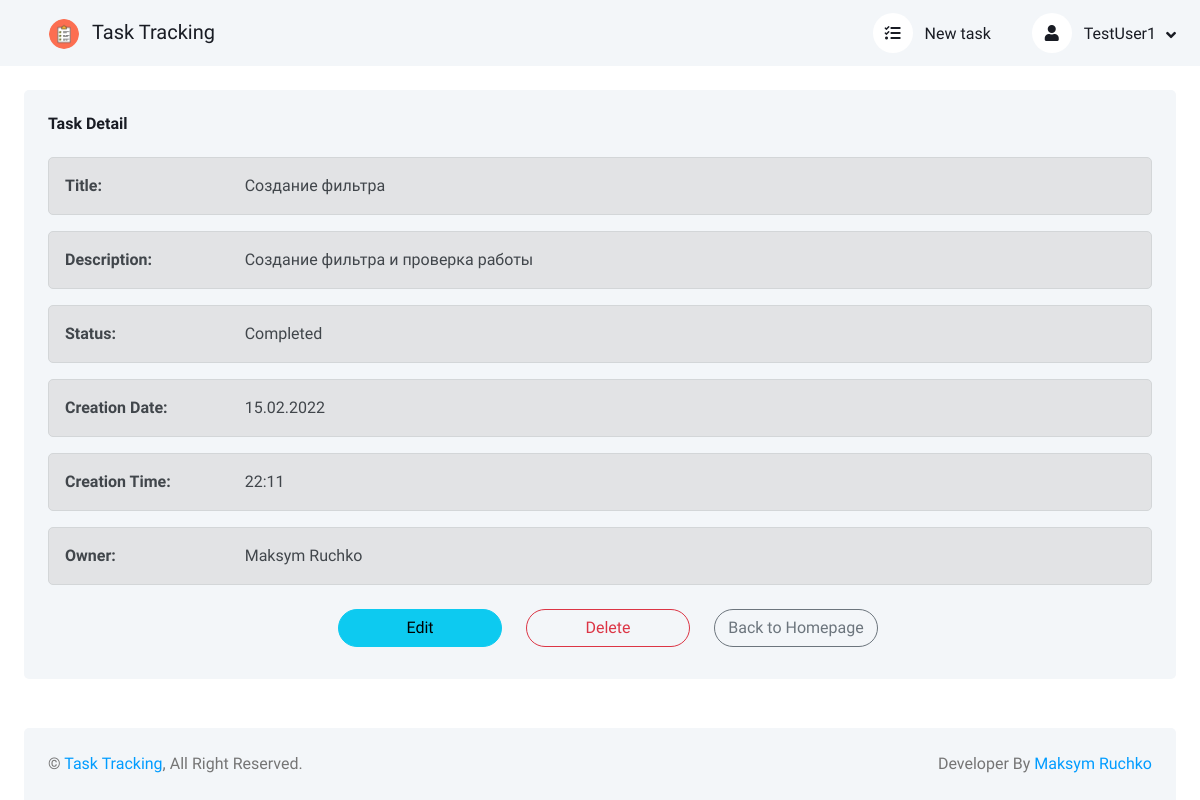
Page /task-3/ (signed in) on the committed database.
### users/models.py (models this page shows, shortened)
class CustomUser(AbstractUser):
    email = models.EmailField("E-mail", unique=True)
    username = models.CharField("Username", max_length=150, blank=True, null=True, unique=True)
    date_joined = models.DateTimeField("Date joined", default=timezone.now, blank=True, null=True)
    USERNAME_FIELD = 'email'
    REQUIRED_FIELDS = []
    objects = CustomUserManager()
    def get_absolute_url(self):
        return reverse('user_detail', kwargs={'user_name': str(self.username)})
    class Meta:
        verbose_name = 'User'
        verbose_name_plural = 'Users'
        ordering = ['id']

### tasks/models.py (models this page shows, shortened)
class Task(models.Model):
    NOT_COMPLETED = 'Not completed'
    COMPLETED = 'Сompleted'
    title = models.CharField('Title', max_length=150)
    description = models.TextField('Description')
    status = models.CharField(
        'Status',
        choices=[('not completed', NOT_COMPLETED), ('completed', COMPLETED), ],
        max_length=13,
    )
    creation_date = models.DateTimeField('Creation date', auto_now_add=True)
    owner = models.ForeignKey(
        get_user_model(),
        verbose_name='Owner',
        on_delete=models.CASCADE,
        blank=True,
        null=True,
    )
    class Meta:
        verbose_name = 'Task'
        verbose_name_plural = 'Tasks'

### tasks/views.py (the view)
# urls.py: path('task-<int:pk>/', TaskDetailView.as_view(), name='task_detail'),
class TaskDetailView(LoginRequiredMixin, DetailView):
    model = Task
    context_object_name = 'task_detail'
    template_name = 'tasks/task_detail.html'
    login_url = 'login'

### tasks/templates/tasks/task_detail.html (shortened to what this page needs)
{% extends 'base.html' %}
{% load static %}
{% block content %}
<div class="row g-4">
    <div class="col-sm-12 col-xl-12">
        <div class="bg-light rounded h-100 p-4">
            <h6 class="mb-4">Task Detail</h6>
            <div class="alert alert-secondary" role="alert">
                <div class="row g-2">
                    <div class="col-sm-12 col-xl-2">
                        <strong>Title:</strong>
                    </div>
                    <div class="col-sm-12 col-xl-10">
                        {{ task_detail.title }}
                    </div>
                </div>
            </div>
            <div class="alert alert-secondary" role="alert">
                <div class="row g-2">
                    <div class="col-sm-12 col-xl-2">
                        <strong>Description:</strong>
                    </div>
                    <div class="col-sm-12 col-xl-10">
                        {{ task_detail.description }}
                    </div>
                </div>
            </div>
            <div class="alert alert-secondary" role="alert">
                <div class="row g-2">
                    <div class="col-sm-12 col-xl-2">
                        <strong>Status:</strong>
                    </div>
                    <div class="col-sm-12 col-xl-10">
                        {{ task_detail.get_status_display }}
                    </div>
                </div>
            </div>
            <div class="alert alert-secondary" role="alert">
                <div class="row g-2">
                    <div class="col-sm-12 col-xl-2">
                        <strong>Creation Date:</strong>
                    </div>
                    <div class="col-sm-12 col-xl-10">
                        {{ task_detail.creation_date | date:"d.m.Y" }}
                    </div>
                </div>
            </div>
            <div class="alert alert-secondary" role="alert">
                <div class="row g-2">
                    <div class="col-sm-12 col-xl-2">
                        <strong>Creation Time:</strong>
                    </div>
                    <div class="col-sm-12 col-xl-10">
                        {{ task_detail.creation_date | date:"H:i" }}
                    </div>
                </div>
            </div>
            <div class="alert alert-secondary" role="alert">
                <div class="row g-2">
                    <div class="col-sm-12 col-xl-2">
                        <strong>Owner:</strong>
                    </div>
                    <div class="col-sm-12 col-xl-10">
                        {% if not task_detail.owner.first_name and not task_detail.owner.last_name %}
                        {{ task_detail.owner.username }}
                        {% else %}
                        {{ task_detail.owner.first_name }} {{ task_detail.owner.last_name }}
                        {% endif %}
                    </div>
                </div>
            </div>
            <div class="row form-floating justify-content-center">
                <div class="col-sm-4 col-xl-2">
                    <a href="{% url 'task_update' task_detail.pk %}" class="btn btn-info rounded-pill m-2 col-sm-12 col-xl-12">
                        Edit
                    </a>
                </div>
                <div class="col-sm-4 col-xl-2">
                    <a href="{% url 'task_delete' task_detail.pk %}" class="btn btn-outline-danger rounded-pill m-2 col-sm-12 col-xl-12">
                        Delete
                    </a>
                </div>
                <div class="col-sm-4 col-xl-2">
                    <a href="{% url 'home' %}" class="btn btn-outline-secondary rounded-pill m-2 col-sm-12 col-xl-12">
                        Back to Homepage
                    </a>
                </div>
            </div>
        </div>
    </div>
</div>
{% endblock content %}

### tasks/templates/base.html (shortened to what this page needs)
<!DOCTYPE html>
{% load static %}
<html lang="en">
<head>
    <link href="https://cdnjs.cloudflare.com/ajax/libs/font-awesome/5.10.0/css/all.min.css" rel="stylesheet">
    <link href="https://cdn.jsdelivr.net/npm/bootstrap-icons@1.4.1/font/bootstrap-icons.css" rel="stylesheet">
    <link href="{% static 'tasks/lib/owlcarousel/assets/owl.carousel.min.css' %}" rel="stylesheet">
    <link href="{% static 'tasks/lib/tempusdominus/css/tempusdominus-bootstrap-4.min.css' %}" rel="stylesheet" />
    <link href="{% static 'tasks/css/bootstrap.min.css' %}" rel="stylesheet">
    <link href="{% static 'tasks/css/style.css' %}" rel="stylesheet">
</head>
<body>
<div class="container-xxl position-relative bg-white d-flex p-0">
    <div class="content open d-flex flex-column min-vh-100">
        <nav class="navbar navbar-expand bg-light navbar-light sticky-top px-4 py-0">
            <div class="navbar-nav align-items-center">
                <div class="navbar-brand">
                    <a href="{% url 'home' %}" class="nav-link">
                        <img class="rounded-circle me-lg-2" src="{% static 'tasks/img/checklist.png' %}" alt="Logo" style="width: 30px; height: 30px;">
                        <span class="d-none d-lg-inline-flex">Task Tracking</span>
                    </a>
                </div>
            </div>
            <div class="navbar-nav align-items-center ms-auto">
                <div class="nav-item dropdown me-lg-3">
                    <a href="{% url 'task_create' %}" class="nav-link">
                        <i class="fas fa-tasks me-lg-2"></i>
                        <span class="d-none d-lg-inline-flex">New task</span>
                    </a>
                </div>
                <div class="nav-item dropdown">
                    {% if user.is_authenticated %}
                    <a href="#" class="nav-link dropdown-toggle" data-bs-toggle="dropdown">
                        <i class="fas fa-user me-lg-2"></i>
                        {% if not user.first_name and not user.last_name %}
                        <span class="d-none d-lg-inline-flex">{{ user.username }}</span>
                        {% else %}
                        <span class="d-none d-lg-inline-flex">{{ user.first_name }} {{ user.last_name }}</span>
                        {% endif %}
                    </a>
                    {% endif %}
                </div>
            </div>
        </nav>
        <div class="container-fluid pt-4 px-4 flex-grow-1">
            {% block content %}
            {% endblock content %}
        </div>
        <div class="container-fluid pt-4 px-4">
            <div class="bg-light rounded-top p-4">
                <div class="row">
                    <div class="col-12 col-sm-6 text-center text-sm-start">
                        &copy; <a href="{% url 'home' %}">Task Tracking</a>, All Right Reserved.
                    </div>
                    <div class="col-12 col-sm-6 text-center text-sm-end">
                        Developer By <a href="https://t.me/lucky4move">Maksym Ruchko</a>
                    </div>
                </div>
            </div>
        </div>
    </div>
</div>
</body>
</html>

### tasks/static/tasks/css/style.css (style rules this page uses)
:root { --primary: #009CFF; --light: #F3F6F9; --dark: #191C24; }
.btn { transition: .5s; }
.content { margin-left: 250px; min-height: 100vh; background: #FFFFFF; transition: 0.5s; }
@media (min-width: 992px) { .content { width: calc(100% - 250px); } }
@media (min-width: 992px) { .content.open { width: 100%; margin-left: 0; } }
.content .navbar .navbar-nav .nav-link { margin-left: 25px; padding: 12px 0; color: var(--dark); outline: none; }
.content .navbar .sidebar-toggler, .content .navbar .navbar-nav .nav-link i { width: 40px; height: 40px; display: inline-flex; align-items: center; justify-content: center; background: #FFFFFF; border-radius: 40px; }
.content .navbar .dropdown-toggle::after { margin-left: 6px; vertical-align: middle; border: none; content: "\f107"; font-family: "Font Awesome 5 Free"; font-weight: 900; transition: .5s; }

### rows in the picture
CustomUser: username "TestUser1"
Task: title "Создание фильтра", description "Создание фильтра и проверка работы", status "Сompleted", creation_date "15.02.2022", creation_date "22:11", owner.first_name "Maksym", owner.last_name "Ruchko"
